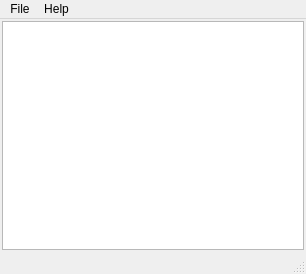
<?xml version="1.0" encoding="UTF-8"?>
<ui version="4.0">
 <class>MainWindow</class>
 <widget class="QMainWindow" name="MainWindow">
  <property name="geometry">
   <rect>
    <x>0</x>
    <y>0</y>
    <width>306</width>
    <height>274</height>
   </rect>
  </property>
  <property name="windowTitle">
   <string>Notepad</string>
  </property>
  <widget class="QWidget" name="centralWidget">
   <layout class="QVBoxLayout" name="verticalLayout_2">
    <property name="spacing">
     <number>-1</number>
    </property>
    <property name="margin">
     <number>2</number>
    </property>
    <item>
     <layout class="QVBoxLayout" name="verticalLayout">
      <item>
       <widget class="QPlainTextEdit" name="plainTextEdit">
        <property name="plainText">
         <string/>
        </property>
       </widget>
      </item>
     </layout>
    </item>
   </layout>
  </widget>
  <widget class="QMenuBar" name="menuBar">
   <property name="geometry">
    <rect>
     <x>0</x>
     <y>0</y>
     <width>306</width>
     <height>20</height>
    </rect>
   </property>
   <widget class="QMenu" name="menuFile">
    <property name="title">
     <string>File</string>
    </property>
    <addaction name="actionNew"/>
    <addaction name="actionOpen"/>
    <addaction name="actionSave"/>
    <addaction name="actionSaveAs"/>
    <addaction name="separator"/>
    <addaction name="actionQuit"/>
   </widget>
   <widget class="QMenu" name="menuHelp">
    <property name="title">
     <string>Help</string>
    </property>
    <addaction name="actionAbout"/>
   </widget>
   <addaction name="menuFile"/>
   <addaction name="menuHelp"/>
  </widget>
  <widget class="QStatusBar" name="statusBar"/>
  <action name="actionNew">
   <property name="text">
    <string>New</string>
   </property>
   <property name="statusTip">
    <string>Create an empty text file</string>
   </property>
   <property name="shortcut">
    <string>Ctrl+N</string>
   </property>
  </action>
  <action name="actionOpen">
   <property name="text">
    <string>Open</string>
   </property>
   <property name="statusTip">
    <string>Open a text file for editing</string>
   </property>
   <property name="shortcut">
    <string>Ctrl+O</string>
   </property>
  </action>
  <action name="actionSaveAs">
   <property name="text">
    <string>Save As</string>
   </property>
   <property name="statusTip">
    <string>Save current file as...</string>
   </property>
  </action>
  <action name="actionQuit">
   <property name="text">
    <string>Quit</string>
   </property>
   <property name="statusTip">
    <string>Quit the Notepad</string>
   </property>
   <property name="shortcut">
    <string>Ctrl+Q</string>
   </property>
  </action>
  <action name="actionSave">
   <property name="text">
    <string>Save</string>
   </property>
   <property name="statusTip">
    <string>Save current file</string>
   </property>
   <property name="shortcut">
    <string>Ctrl+S</string>
   </property>
  </action>
  <action name="actionAbout">
   <property name="text">
    <string>About</string>
   </property>
  </action>
 </widget>
 <layoutdefault spacing="6" margin="11"/>
 <resources/>
 <connections>
  <connection>
   <sender>actionNew</sender>
   <signal>triggered()</signal>
   <receiver>MainWindow</receiver>
   <slot>newFile()</slot>
   <hints>
    <hint type="sourcelabel">
     <x>-1</x>
     <y>-1</y>
    </hint>
    <hint type="destinationlabel">
     <x>153</x>
     <y>137</y>
    </hint>
   </hints>
  </connection>
  <connection>
   <sender>actionOpen</sender>
   <signal>triggered()</signal>
   <receiver>MainWindow</receiver>
   <slot>openFile()</slot>
   <hints>
    <hint type="sourcelabel">
     <x>-1</x>
     <y>-1</y>
    </hint>
    <hint type="destinationlabel">
     <x>153</x>
     <y>137</y>
    </hint>
   </hints>
  </connection>
  <connection>
   <sender>actionSave</sender>
   <signal>triggered()</signal>
   <receiver>MainWindow</receiver>
   <slot>saveFile()</slot>
   <hints>
    <hint type="sourcelabel">
     <x>-1</x>
     <y>-1</y>
    </hint>
    <hint type="destinationlabel">
     <x>153</x>
     <y>137</y>
    </hint>
   </hints>
  </connection>
  <connection>
   <sender>actionSaveAs</sender>
   <signal>triggered()</signal>
   <receiver>MainWindow</receiver>
   <slot>saveFileAs()</slot>
   <hints>
    <hint type="sourcelabel">
     <x>-1</x>
     <y>-1</y>
    </hint>
    <hint type="destinationlabel">
     <x>153</x>
     <y>137</y>
    </hint>
   </hints>
  </connection>
  <connection>
   <sender>actionQuit</sender>
   <signal>triggered()</signal>
   <receiver>MainWindow</receiver>
   <slot>quit()</slot>
   <hints>
    <hint type="sourcelabel">
     <x>-1</x>
     <y>-1</y>
    </hint>
    <hint type="destinationlabel">
     <x>153</x>
     <y>137</y>
    </hint>
   </hints>
  </connection>
  <connection>
   <sender>actionAbout</sender>
   <signal>triggered()</signal>
   <receiver>MainWindow</receiver>
   <slot>about()</slot>
   <hints>
    <hint type="sourcelabel">
     <x>-1</x>
     <y>-1</y>
    </hint>
    <hint type="destinationlabel">
     <x>153</x>
     <y>137</y>
    </hint>
   </hints>
  </connection>
 </connections>
 <slots>
  <slot>newFile()</slot>
  <slot>openFile()</slot>
  <slot>saveFile()</slot>
  <slot>saveFileAs()</slot>
  <slot>quit()</slot>
  <slot>about()</slot>
 </slots>
</ui>
